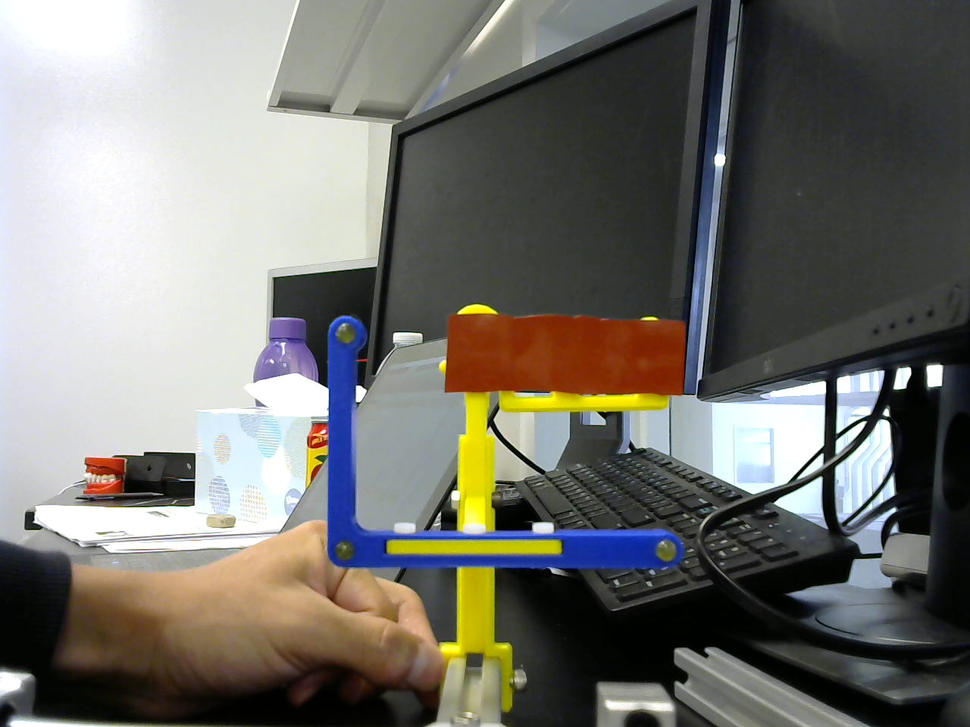
%> input picture HW9/fiducial.tif, 970 x 727 px, shrunk from 1280 x 960 before the run
$ octave Untitled2.m   (GNU Octave 9; MATLAB toolbox functions it lacks are replaced by stand-ins)
%> lines starting %> are read from the running program, lines starting %| are printed output that depends on the picture
img = imread('fiducial.tif');
%> img is the input picture: size 727x970x3 uint8; mean R, G, B 117, 116, 110.2
img_clean_R = medfilt2(img(:,:,1), [3 3]);
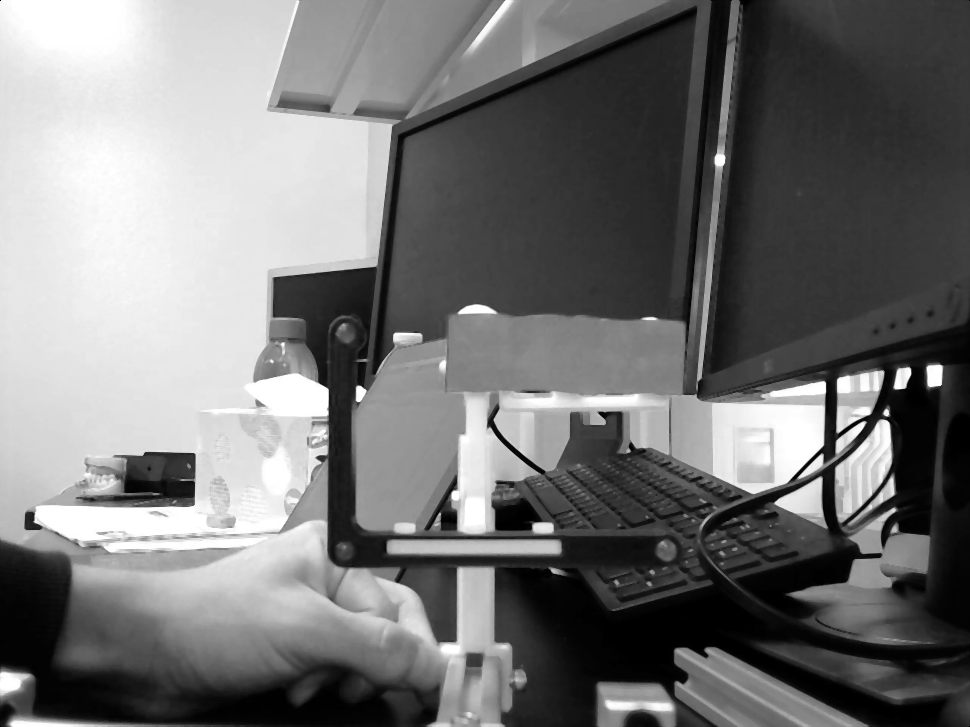
%> img_clean_R: size 727x970 uint8; min 0, max 255, mean 117.1
img_clean_G = medfilt2(img(:,:,2), [3 3]);
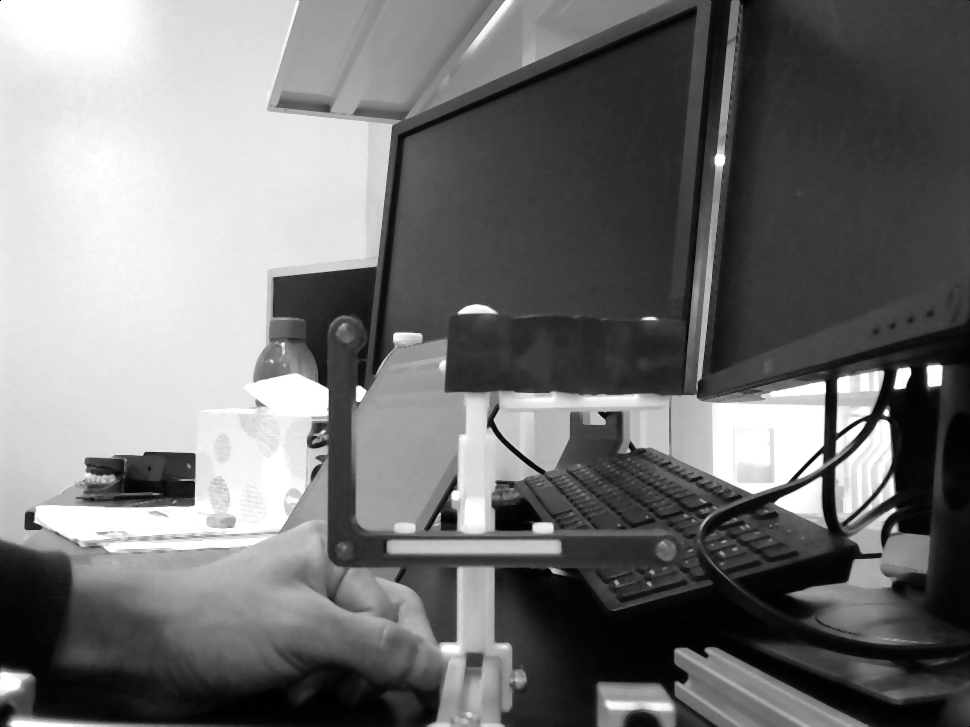
%> img_clean_G: size 727x970 uint8; min 0, max 255, mean 116.1
img_clean_B = medfilt2(img(:,:,3), [3 3]);
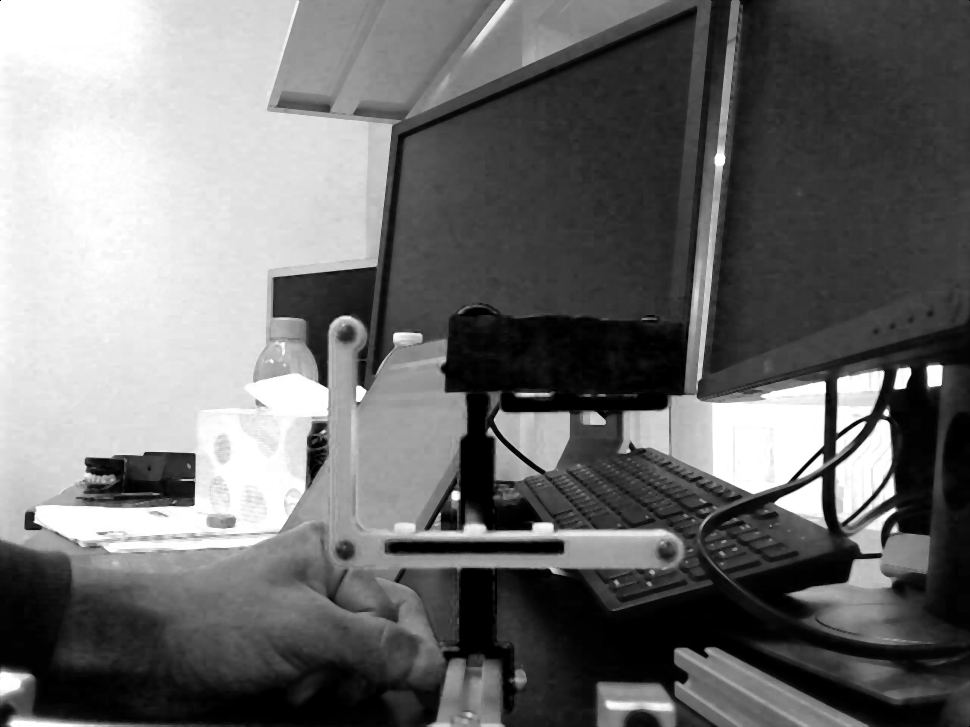
%> img_clean_B: size 727x970 uint8; min 0, max 255, mean 110.2
img_contrast_R = imadjust(img_clean_R);
img_contrast_G = imadjust(img_clean_G);
img_contrast_B = imadjust(img_clean_B);
img_rgb_R = imsharpen(img_contrast_R);
img_rgb_G = imsharpen(img_contrast_G);
img_rgb_B = imsharpen(img_contrast_B);
imgFiltered(:,:,1)=img_rgb_R;
imgFiltered(:,:,2)=img_rgb_G;
imgFiltered(:,:,3)=img_rgb_B;
figure, imshow(imgFiltered);
%30-35
%> (the run ends here)
